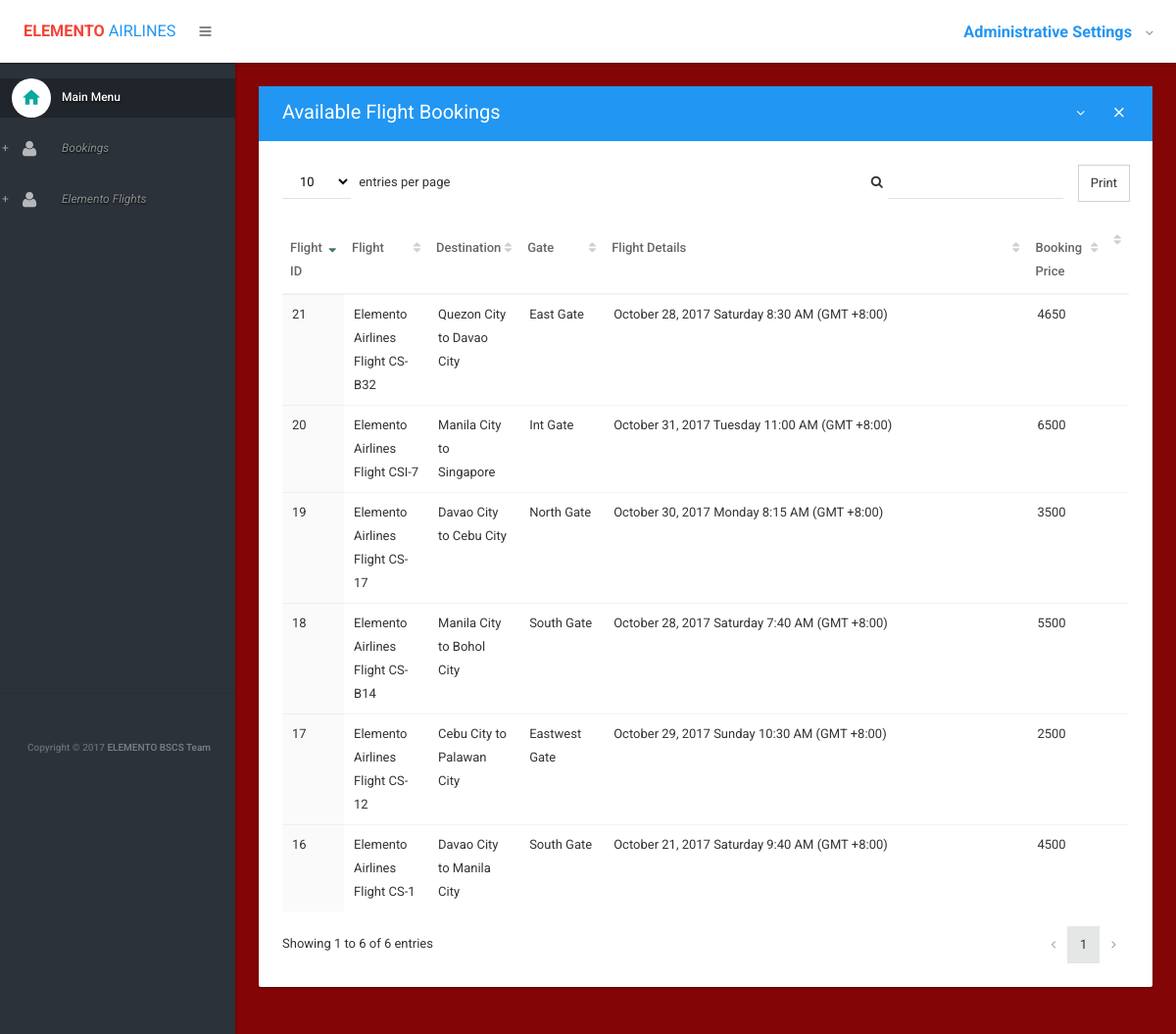
Page /products on the committed database.
### orders/models.py (models this page shows, shortened)
class Product(models.Model):
	product_name = models.CharField(max_length=200)
	product_details = models.TextField()
	price = models.IntegerField()
	active = models.IntegerField(default='1')
	product_manu = models.CharField(max_length=100)
	category = models.CharField(max_length=20)

### orders/views.py (the view)
# urls.py: url(r'^products$', my_order.index_product, name='home_product'),
def index_product(request):
    products = Product.objects.filter(active='1')
    return render(request, 'index_product.html', {'products': products})

### orders/templates/index_product.html (shortened to what this page needs)
{% extends 'layout.html' %}
{% block body %}
                <section>
                    <div class="section-body">
                        <div class="row">
                            <div class="col-lg-12">
                                <div class="card">
                                    <div class="card-head style-info">
                                        <header>Available Flight Bookings</header>
                                        <div class="tools">
                                            <a class="btn btn-icon-toggle btn-collapse"><i class="fa fa-angle-down"></i></a>
                                            <a class="btn btn-icon-toggle btn-close"><i class="md md-close"></i></a>
                                        </div>
                                    </div>
                                    <div class="card-body">
                                        <div class="table-responsive">
                                            <table id="datatable2" class="table order-column hover">
                                                <thead>
                                                    <tr>
                                                        <th width="80px">Flight ID</th>
                                                        <th width="10%">Flight</th>
                                                        <th width="100px">Destination</th>
                                                        <th width="100px">Gate</th>
                                                        <th width="50%">Flight Details</th>
                                                        <th width="100px">Booking Price</th>
                                                        <th width="0px"></th>
                                                    </tr>
                                                </thead>
                                                <tbody>
                                                    {% for product in products %}
                                                        <tr class="gradeX">
                                                            <td>{{ product.id }}</td>
                                                            <td>{{ product.product_name }}</td>
                                                            <td>{{ product.product_manu }}</td>
                                                            <td>{{ product.category }}</td>
                                                            <td>{{ product.product_details }}</td>
                                                            <td>{{ product.price }}</td>
                                                            <td>
                                                            </td>
                                                        </tr>
                                                    {% endfor %}
                                                </tbody>
                                            </table>
                                        </div>
                                    </div>
                                </div>
                            </div>
                        </div>
                    </div>
                </section>
{% endblock %}

### orders/templates/layout.html (shortened to what this page needs)
{% load staticfiles %}
<!DOCTYPE html>
<html lang="en">
	<head>
		<link type="text/css" rel="stylesheet" href="{% static 'css/bootstrap.css' %}" />
		<link type="text/css" rel="stylesheet" href="{% static 'css/materialadmin.css' %}" />
		<link type="text/css" rel="stylesheet" href="{% static 'css/font-awesome.min.css' %}" />
		<link type="text/css" rel="stylesheet" href="{% static 'css/material-design-iconic-font.min.css' %}" />
        <link type="text/css" rel="stylesheet" href="{% static 'css/libs/DataTables/jquery.dataTables.css' %}" />
		<link type="text/css" rel="stylesheet" href="{% static 'css/libs/DataTables/extensions/dataTables.colVis.css' %}" />
		<link type="text/css" rel="stylesheet" href="{% static 'css/libs/DataTables/extensions/dataTables.tableTools.css' %}" />
        <link type="text/css" rel="stylesheet" href="{% static 'css/libs/select2/select2.css' %}" />
        <link type="text/css" rel="stylesheet" href="{% static 'css/print.css' %}" />
	</head>
	<body class="menubar-pin menubar-hoverable header-fixed ">
		<header id="header" >
			<div class="headerbar">
				<div class="headerbar-left">
					<ul class="header-nav header-nav-options">
						<li class="header-nav-brand" >
							<div class="brand-holder">
								<a href="{% url 'home' %}">
									<span class="text-lg text-bold text-danger">ELEMENTO</span><span class="text-lg text-info text-info"> AIRLINES</span>
								</a>
							</div>
						</li>
						<li>
							<a class="btn btn-icon-toggle menubar-toggle" data-toggle="menubar" href="javascript:void(0);">
								<i class="fa fa-bars"></i>
							</a>
						</li>
					</ul>
				</div>
				<div class="headerbar-right">
					<ul class="header-nav header-nav-profile">
						<li class="dropdown">
							<a href="javascript:void(0);" class="dropdown-toggle ink-reaction" data-toggle="dropdown">
								<span class="profile-info">
									<h4 class="text-lg text-bold text-info">Administrative Settings</h4>
								</span>
							</a>
						</li>
					</ul>
				</div>
			</div>
		</header>
		<div id="base">
			<div id="content">
                {% block body %}
                {% endblock %}
			</div>
			<div id="menubar" class="menubar-inverse ">
				<div class="menubar-scroll-panel">
					<ul id="main-menu" class="gui-controls">
						<li>
							<a href="{% url 'home' %}" class="active">
								<div class="gui-icon"><i class="md md-home"></i></div>
								<span class="title">Main Menu</span>
							</a>
						</li>
						<li class="gui-folder">
							<a>
								<div class="gui-icon"><i class="fa fa-user"></i></div>
								<span class="title">Bookings</span>
							</a>
						</li>
						<li class="gui-folder">
							<a>
								<div class="gui-icon"><i class="fa fa-user"></i></div>
								<span class="title">Elemento Flights</span>
							</a>
						</li>
					<div class="menubar-foot-panel">
						<small class="no-linebreak hidden-folded">
							<span class="opacity-75">Copyright &copy; {% now "Y" %}</span> <strong>ELEMENTO BSCS Team</strong>
						</small>
					</div>
				</div>
			</div>
		</div>
	</body>
</html>

### orders/templates/layout.html (style rules this page uses)
body { background-color: #840505; }

### rows in the picture
Product: id "16", product_name "Elemento Airlines Flight CS-1", product_manu "Davao City to Manila City", category "South Gate", product_details "October 21, 2017 Saturday 9:40 AM (GMT +8:00)", price "4500"
Product: id "17", product_name "Elemento Airlines Flight CS-12", product_manu "Cebu City to Palawan City", category "Eastwest Gate", product_details "October 29, 2017 Sunday 10:30 AM (GMT +8:00)", price "2500"
Product: id "18", product_name "Elemento Airlines Flight CS-B14", product_manu "Manila City to Bohol City", category "South Gate", product_details "October 28, 2017 Saturday 7:40 AM (GMT +8:00)", price "5500"
Product: id "19", product_name "Elemento Airlines Flight CS-17", product_manu "Davao City to Cebu City", category "North Gate", product_details "October 30, 2017 Monday 8:15 AM (GMT +8:00)", price "3500"
Product: id "20", product_name "Elemento Airlines Flight CSI-7", product_manu "Manila City to Singapore", category "Int Gate", product_details "October 31, 2017 Tuesday 11:00 AM (GMT +8:00)", price "6500"
Product: id "21", product_name "Elemento Airlines Flight CS-B32", product_manu "Quezon City to Davao City", category "East Gate", product_details "October 28, 2017 Saturday 8:30 AM (GMT +8:00)", price "4650"
